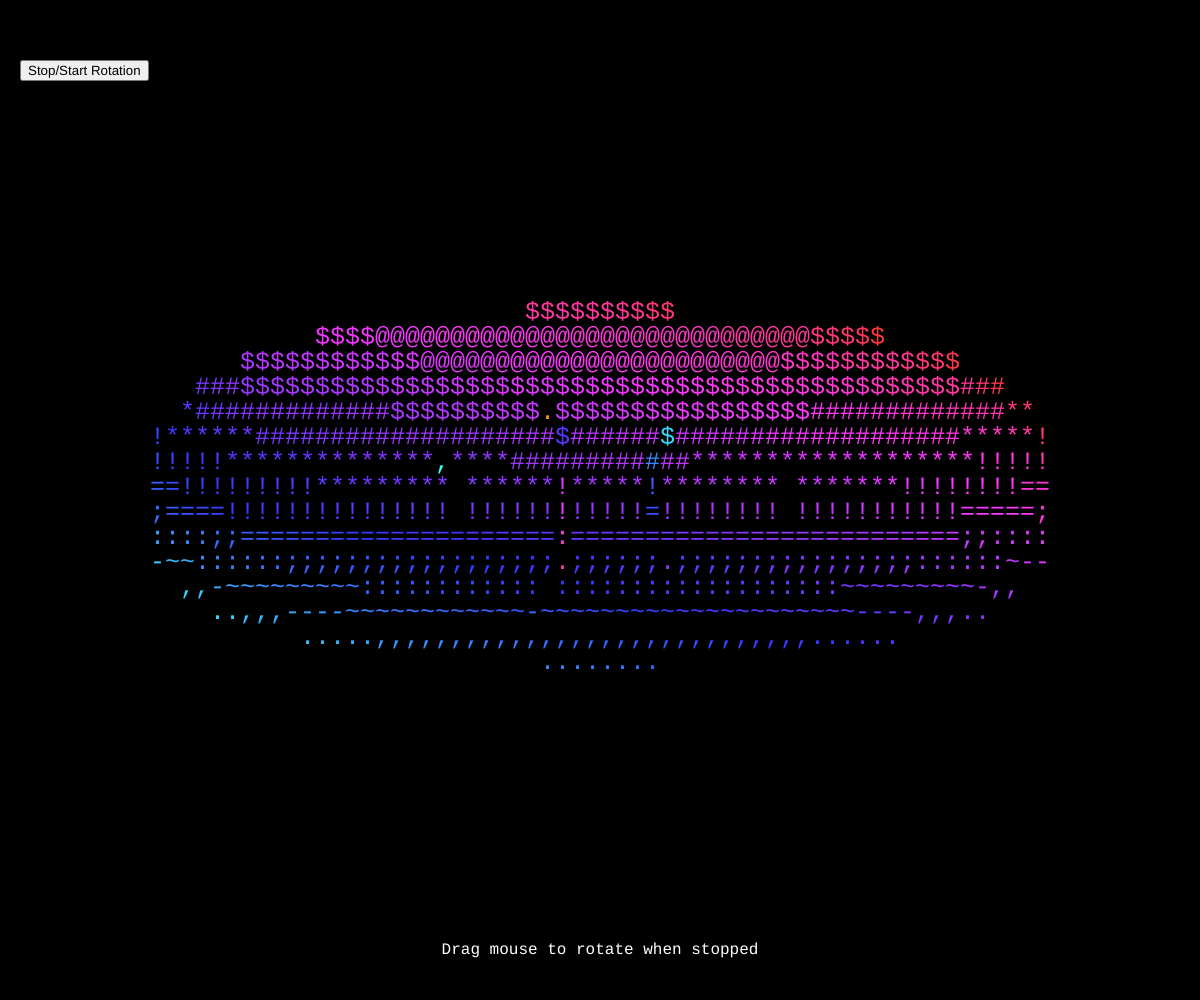
Frame 1 (no input)
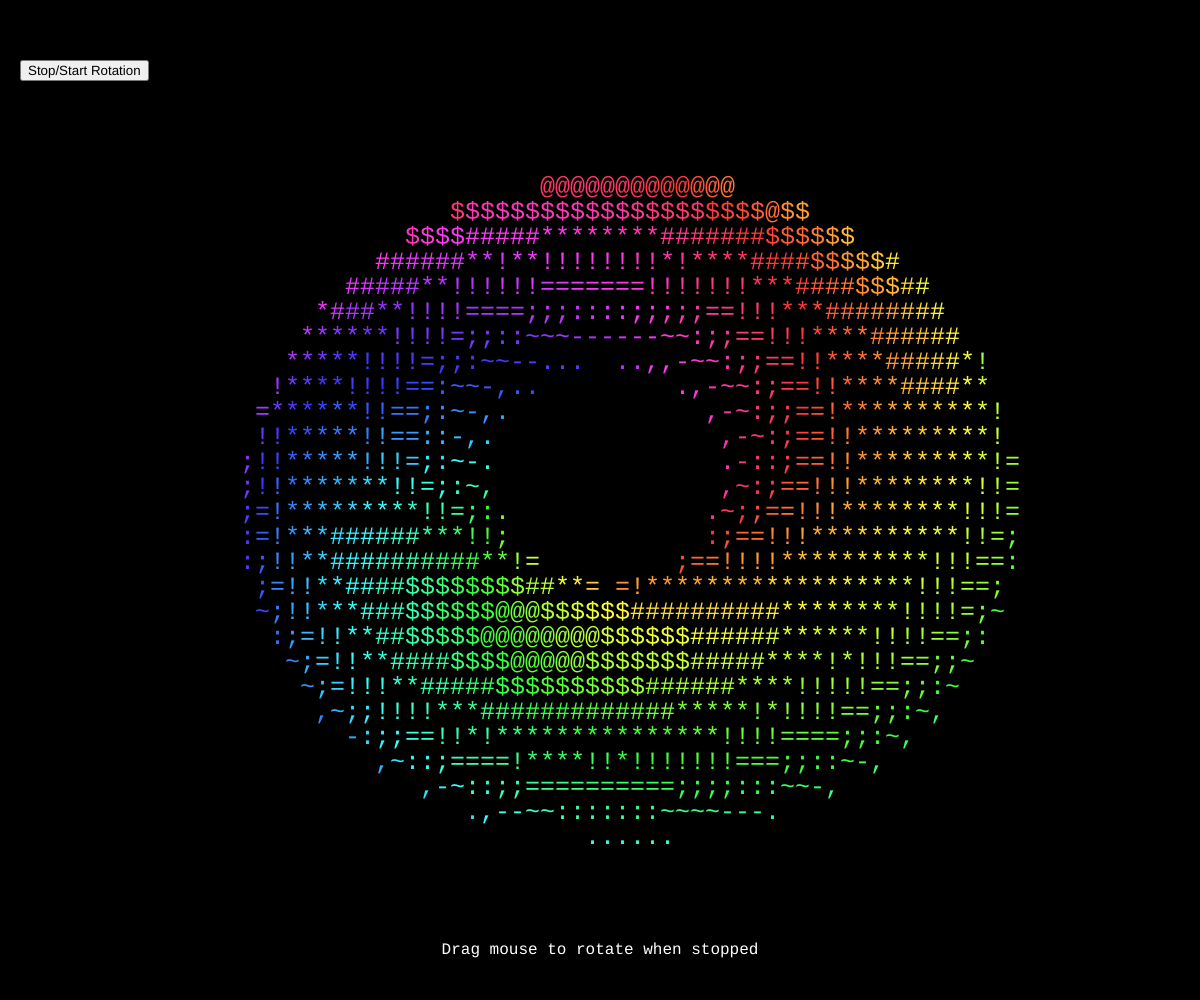
Frame 60 (no input)
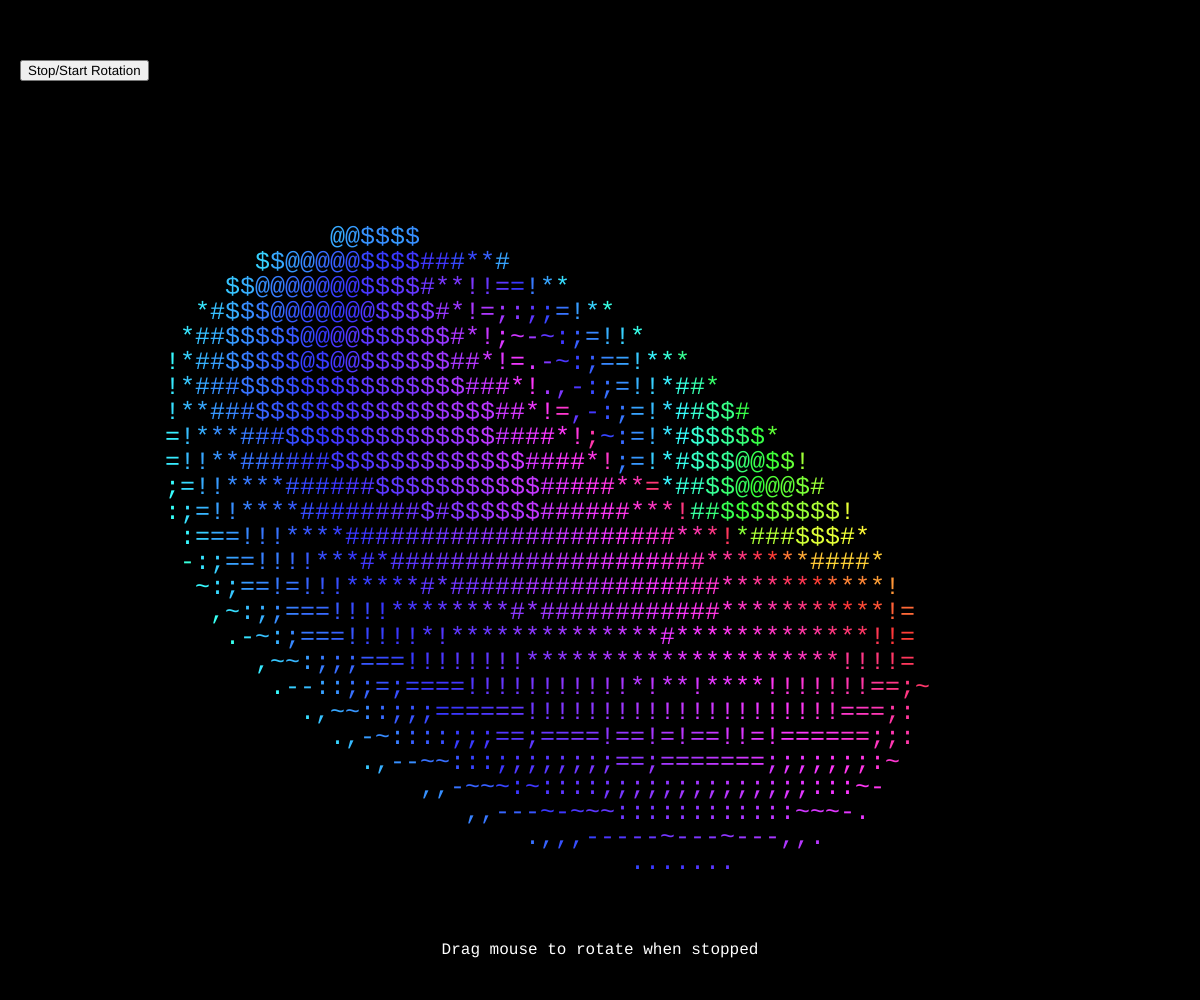
Frame 120 (the mouse pressed at the canvas centre since frame 60)

The p5.js sketch that drew these frames (run headless with seeded random() and noise() and a simulated clock; from frame 60 on, the mouse is pressed at the canvas centre):

// p5.js sketch
// ── sketch.js
let A = 0,
  B = 0;
let isSpinning = true;
let stopButton;
const chars = ".,-~:;=!*#$@";
const cols = 80,
  rows = 40;

function setup() {
  createCanvas(windowWidth, windowHeight);
  textFont("monospace");
  textAlign(CENTER, CENTER);
  colorMode(HSB, 255);

  stopButton = createButton("Stop/Start Rotation");
  stopButton.position(20, 60);
  stopButton.mousePressed(() => {
    isSpinning = !isSpinning;
  });
}

function draw() {
  background(0);

  let output = new Array(cols * rows).fill(" ");
  let zBuffer = new Array(cols * rows).fill(0);
  let colorBuffer = new Array(cols * rows).fill(0);

  if (!isSpinning) {
    A = map(mouseY, 0, height, 0, TWO_PI);
    B = map(mouseX, 0, width, 0, TWO_PI);
  }

  let cosA = cos(A),
    sinA = sin(A);
  let cosB = cos(B),
    sinB = sin(B);

  for (let theta = 0; theta < TWO_PI; theta += 0.07) {
    let cosTheta = cos(theta),
      sinTheta = sin(theta);
    for (let phi = 0; phi < TWO_PI; phi += 0.02) {
      let cosPhi = cos(phi),
        sinPhi = sin(phi);

      let circleX = 2 + 1 * cosTheta;
      let circleY = 1 * sinTheta;

      let x =
        circleX * (cosB * cosPhi + sinA * sinB * sinPhi) -
        circleY * cosA * sinB;
      let y =
        circleX * (sinB * cosPhi - sinA * cosB * sinPhi) +
        circleY * cosA * cosB;
      let z = 5 + cos(A) * circleX * sinPhi + circleY * sin(A);
      let ooz = 1 / z;

      let xp = floor(cols / 2 + 40 * ooz * x);
      let yp = floor(rows / 2 - 20 * ooz * y);

      let L =
        cosPhi * cosTheta * sinB -
        cosA * cosTheta * sinPhi -
        sinA * sinTheta +
        cosB * (cosA * sinTheta - cosTheta * sinA * sinPhi);

      if (L > 0) {
        let idx = xp + yp * cols;
        if (idx >= 0 && idx < cols * rows && ooz > zBuffer[idx]) {
          zBuffer[idx] = ooz;
          output[idx] = chars[floor(L * 8)] || ".";
          colorBuffer[idx] = ((theta + phi + frameCount * 0.02) * 40) % 255;
        }
      }
    }
  }

  let charW = width / cols;
  let charH = height / rows;
  textSize(charH);
  for (let j = 0; j < rows; j++) {
    for (let i = 0; i < cols; i++) {
      let index = i + j * cols;
      if (output[index] !== " ") {
        fill(colorBuffer[index], 200, 255);
        text(output[index], i * charW + charW / 2, j * charH + charH / 2);
      }
    }
  }

  if (isSpinning) {
    A += 0.03;
    B += 0.02;
  }

  fill(255);
  noStroke();
  textSize(16);
  text("Drag mouse to rotate when stopped", width / 2, height - 50);
}

function windowResized() {
  resizeCanvas(windowWidth, windowHeight);
}
